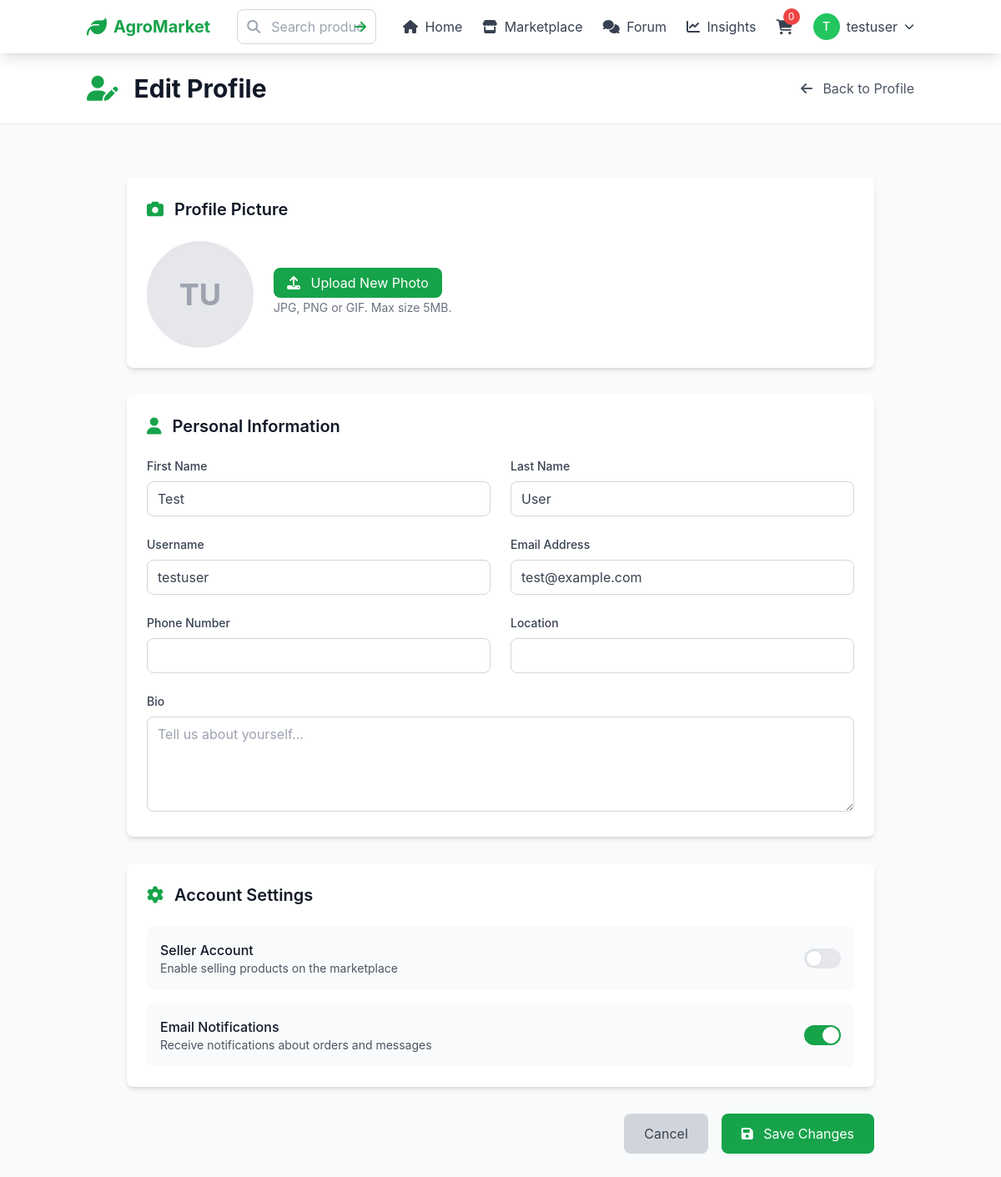
Screenshot of /users/profile/edit/ (signed in) with the database file from the repository.
### users/models.py (models this page shows, shortened)
class User(AbstractUser):
    email = models.EmailField(unique=True)
    phone_number = models.CharField(max_length=20, blank=True)
    location = models.CharField(max_length=100, blank=True)
    bio = models.TextField(blank=True)
    profile_image = models.ImageField(upload_to='profiles/', blank=True, null=True)
    is_seller = models.BooleanField(default=False)
    is_verified = models.BooleanField(default=False)
    created_at = models.DateTimeField(auto_now_add=True)
    updated_at = models.DateTimeField(auto_now=True)

### users/views.py (the view)
# urls.py: path('profile/edit/', views.profile_edit, name='profile_edit'),
@login_required
def profile_edit(request):
    if request.method == 'POST':
        pass
    return render(request, 'users/profile/edit.html')

### users/templates/users/profile/edit.html (shortened to what this page needs)
{% extends 'base.html' %}
{% load static %}
{% block extra_css %}
<link href="{% static 'users/css/profile.css' %}" rel="stylesheet">
{% endblock %}
{% block content %}
<div class="bg-gray-50 min-h-screen">
    <div class="bg-white border-b">
        <div class="container mx-auto px-4 py-6">
            <div class="flex items-center justify-between">
                <h1 class="text-3xl font-bold text-gray-900">
                    <i class="fas fa-user-edit mr-3 text-green-600"></i>
                    Edit Profile
                </h1>
                <a href="{% url 'users:profile_view' %}"
                   class="text-gray-600 hover:text-gray-800 transition duration-200">
                    <i class="fas fa-arrow-left mr-2"></i>
                    Back to Profile
                </a>
            </div>
        </div>
    </div>
    <div class="container mx-auto px-4 py-8">
        <div class="max-w-4xl mx-auto">
            <form method="post" enctype="multipart/form-data" class="space-y-8">
                <div class="bg-white rounded-lg shadow-md p-6">
                    <h2 class="text-xl font-semibold text-gray-900 mb-6">
                        <i class="fas fa-camera mr-2 text-green-600"></i>
                        Profile Picture
                    </h2>
                    <div class="flex items-center space-x-6">
                        <div class="relative">
                            {% if user.profile_image %}
                                <img src="{{ user.profile_image.url }}"
                                     alt="{{ user.get_full_name }}"
                                     class="w-32 h-32 rounded-full object-cover border-4 border-gray-200"
                                     id="profile-preview">
                            {% else %}
                                <div class="w-32 h-32 bg-gray-200 rounded-full flex items-center justify-center border-4 border-gray-200"
                                     id="profile-preview">
                                    <span class="text-4xl font-bold text-gray-400">
                                        {{ user.first_name.0 }}{{ user.last_name.0 }}
                                    </span>
                                </div>
                            {% endif %}
                        </div>
                        <div>
                            <label for="profile_image"
                                   class="bg-green-600 text-white px-4 py-2 rounded-lg hover:bg-green-700 transition duration-200 cursor-pointer">
                                <i class="fas fa-upload mr-2"></i>
                                Upload New Photo
                            </label>
                            <p class="text-sm text-gray-500 mt-2">
                                JPG, PNG or GIF. Max size 5MB.
                            </p>
                        </div>
                    </div>
                </div>
                <div class="bg-white rounded-lg shadow-md p-6">
                    <h2 class="text-xl font-semibold text-gray-900 mb-6">
                        <i class="fas fa-user mr-2 text-green-600"></i>
                        Personal Information
                    </h2>
                    <div class="grid grid-cols-1 md:grid-cols-2 gap-6">
                        <div>
                            <label for="first_name" class="block text-sm font-medium text-gray-700 mb-2">First Name</label>
                            <input type="text"
                                   id="first_name"
                                   name="first_name"
                                   value="{{ user.first_name }}"
                                   required
                                   class="w-full px-3 py-2 border border-gray-300 rounded-lg focus:outline-none focus:ring-2 focus:ring-green-500">
                        </div>
                        <div>
                            <label for="last_name" class="block text-sm font-medium text-gray-700 mb-2">Last Name</label>
                            <input type="text"
                                   id="last_name"
                                   name="last_name"
                                   value="{{ user.last_name }}"
                                   required
                                   class="w-full px-3 py-2 border border-gray-300 rounded-lg focus:outline-none focus:ring-2 focus:ring-green-500">
                        </div>
                        <div>
                            <label for="username" class="block text-sm font-medium text-gray-700 mb-2">Username</label>
                            <input type="text"
                                   id="username"
                                   name="username"
                                   value="{{ user.username }}"
                                   required
                                   class="w-full px-3 py-2 border border-gray-300 rounded-lg focus:outline-none focus:ring-2 focus:ring-green-500">
                        </div>
                        <div>
                            <label for="email" class="block text-sm font-medium text-gray-700 mb-2">Email Address</label>
                            <input type="email"
                                   id="email"
                                   name="email"
                                   value="{{ user.email }}"
                                   required
                                   class="w-full px-3 py-2 border border-gray-300 rounded-lg focus:outline-none focus:ring-2 focus:ring-green-500">
                        </div>
                        <div>
                            <label for="phone_number" class="block text-sm font-medium text-gray-700 mb-2">Phone Number</label>
                            <input type="tel"
                                   id="phone_number"
                                   name="phone_number"
                                   value="{{ user.phone_number }}"
                                   class="w-full px-3 py-2 border border-gray-300 rounded-lg focus:outline-none focus:ring-2 focus:ring-green-500">
                        </div>
                        <div>
                            <label for="location" class="block text-sm font-medium text-gray-700 mb-2">Location</label>
                            <input type="text"
                                   id="location"
                                   name="location"
                                   value="{{ user.location }}"
                                   class="w-full px-3 py-2 border border-gray-300 rounded-lg focus:outline-none focus:ring-2 focus:ring-green-500">
                        </div>
                    </div>
                    <div class="mt-6">
                        <label for="bio" class="block text-sm font-medium text-gray-700 mb-2">Bio</label>
                        <textarea id="bio"
                                  name="bio"
                                  rows="4"
                                  class="w-full px-3 py-2 border border-gray-300 rounded-lg focus:outline-none focus:ring-2 focus:ring-green-500"
                                  placeholder="Tell us about yourself...">{{ user.bio }}</textarea>
                    </div>
                </div>
                <div class="bg-white rounded-lg shadow-md p-6">
                    <h2 class="text-xl font-semibold text-gray-900 mb-6">
                        <i class="fas fa-cog mr-2 text-green-600"></i>
                        Account Settings
                    </h2>
                    <div class="space-y-4">
                        <div class="flex items-center justify-between p-4 bg-gray-50 rounded-lg">
                            <div>
                                <h3 class="font-medium text-gray-900">Seller Account</h3>
                                <p class="text-sm text-gray-600">Enable selling products on the marketplace</p>
                            </div>
                            <label class="relative inline-flex items-center cursor-pointer">
                                <div class="w-11 h-6 bg-gray-200 peer-focus:outline-none peer-focus:ring-4 peer-focus:ring-green-300 rounded-full peer peer-checked:after:translate-x-full peer-checked:after:border-white after:content-[''] after:absolute after:top-[2px] after:left-[2px] after:bg-white after:border-gray-300 after:border after:rounded-full after:h-5 after:w-5 after:transition-all peer-checked:bg-green-600"></div>
                            </label>
                        </div>
                        <div class="flex items-center justify-between p-4 bg-gray-50 rounded-lg">
                            <div>
                                <h3 class="font-medium text-gray-900">Email Notifications</h3>
                                <p class="text-sm text-gray-600">Receive notifications about orders and messages</p>
                            </div>
                            <label class="relative inline-flex items-center cursor-pointer">
                                <div class="w-11 h-6 bg-gray-200 peer-focus:outline-none peer-focus:ring-4 peer-focus:ring-green-300 rounded-full peer peer-checked:after:translate-x-full peer-checked:after:border-white after:content-[''] after:absolute after:top-[2px] after:left-[2px] after:bg-white after:border-gray-300 after:border after:rounded-full after:h-5 after:w-5 after:transition-all peer-checked:bg-green-600"></div>
                            </label>
                        </div>
                    </div>
                </div>
                <div class="flex justify-end space-x-4">
                    <a href="{% url 'users:profile_view' %}"
                       class="bg-gray-300 text-gray-700 px-6 py-3 rounded-lg hover:bg-gray-400 transition duration-200">
                        Cancel
                    </a>
                    <button type="submit"
                            class="bg-green-600 text-white px-6 py-3 rounded-lg hover:bg-green-700 transition duration-200">
                        <i class="fas fa-save mr-2"></i>
                        Save Changes
                    </button>
                </div>
            </form>
        </div>
    </div>
</div>
{% endblock %}

### core/templates/core/includes/header.html (shortened to what this page needs)
{% load static %}
<header class="bg-white shadow-lg sticky top-0 z-50" x-data="{ mobileMenuOpen: false }">
    <div class="container mx-auto px-4">
        <div class="flex items-center justify-between h-16">
            <div class="flex items-center">
                <a href="{% url 'core:home' %}" class="flex items-center space-x-2">
                    <i class="fas fa-leaf text-2xl text-green-600"></i>
                    <span class="text-xl font-bold text-green-600">AgroMarket</span>
                </a>
            </div>
            <div class="hidden md:flex flex-1 max-w-lg mx-8">
                <form action="{% url 'core:search' %}" method="GET" class="w-full">
                    <div class="relative">
                        <input type="text"
                               name="q"
                               placeholder="Search products, categories..."
                               value="{{ request.GET.q }}"
                               class="w-full pl-10 pr-4 py-2 border border-gray-300 rounded-lg focus:outline-none focus:ring-2 focus:ring-green-500 focus:border-transparent">
                        <div class="absolute inset-y-0 left-0 pl-3 flex items-center pointer-events-none">
                        </div>
                        <button type="submit" class="absolute inset-y-0 right-0 pr-3 flex items-center">
                            <i class="fas fa-arrow-right text-green-600 hover:text-green-700"></i>
                        </button>
                    </div>
                </form>
            </div>
            <nav class="hidden md:flex items-center space-x-6">
                <a href="{% url 'core:home' %}" class="text-gray-700 hover:text-green-600 transition duration-150 ease-in-out">
                    <i class="fas fa-home mr-1"></i> Home
                </a>
                <a href="{% url 'marketplace:product_list' %}" class="text-gray-700 hover:text-green-600 transition duration-150 ease-in-out">
                    <i class="fas fa-store mr-1"></i> Marketplace
                </a>
                <a href="{% url 'forum:thread_list' %}" class="text-gray-700 hover:text-green-600 transition duration-150 ease-in-out">
                    <i class="fas fa-comments mr-1"></i> Forum
                </a>
                <a href="{% url 'insights:dashboard' %}" class="text-gray-700 hover:text-green-600 transition duration-150 ease-in-out">
                    <i class="fas fa-chart-line mr-1"></i> Insights
                </a>
                {% if user.is_authenticated %}
                    <a href="{% url 'cart:view' %}" class="relative text-gray-700 hover:text-green-600 transition duration-150 ease-in-out">
                        <i class="fas fa-shopping-cart text-lg"></i>
                        <span class="absolute -top-2 -right-2 bg-red-500 text-white text-xs rounded-full h-5 w-5 flex items-center justify-center">
                            0
                        </span>
                    </a>
                    <div class="relative" x-data="{ open: false }">
                        <button @click="open = !open" class="flex items-center space-x-2 text-gray-700 hover:text-green-600 transition duration-150 ease-in-out">
                            <div class="h-8 w-8 bg-green-500 rounded-full flex items-center justify-center">
                                <span class="text-white text-sm font-medium">{{ user.first_name.0|default:'U' }}</span>
                            </div>
                            <span class="hidden lg:block">{{ user.username }}</span>
                            <i class="fas fa-chevron-down text-xs"></i>
                        </button>
                    </div>
                {% endif %}
            </nav>
        </div>
    </div>
</header>

### static/css/main.css (style rules this page uses)
:root { --primary-green: #10b981; --primary-green-dark: #059669; --primary-green-light: #34d399; --secondary-blue: #3b82f6; --accent-yellow: #f59e0b; --gray-50: #f9fafb; --gray-100: #f3f4f6; --gray-200: #e5e7eb; --gray-300: #d1d5db; --gray-400: #9ca3af; --gray-500: #6b7280; --gray-600: #4b5563; --gray-700: #374151; --gray-800: #1f2937; --gray-900: #111827; }
* { box-sizing: border-box; }
body { font-family: 'Inter', -apple-system, BlinkMacSystemFont, 'Segoe UI', Roboto, sans-serif; line-height: 1.6; color: var(--gray-700); }
* { transition: color 0.2s ease, background-color 0.2s ease, border-color 0.2s ease, transform 0.2s ease, box-shadow 0.2s ease; }

### rows the page displays
User: first_name.0 "T", username "testuser", last_name.0 "U", first_name "Test", last_name "User", email "test@example.com"
